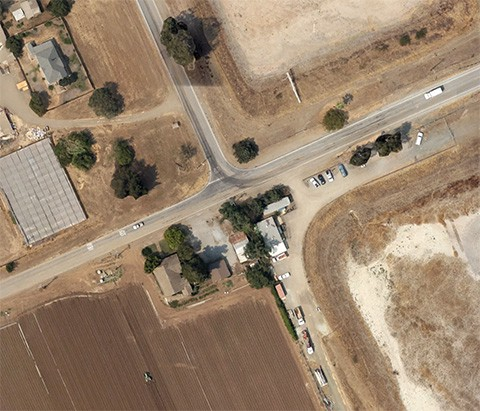
#> input picture assets/img_train1.jpg, 480 x 411 px, found by its file name
$ jupyter execute image_stitching.ipynb
#> lines starting #> are read from the running program, lines starting #| are printed output that depends on the picture; after the words box and inside, x2 and y2 are one past the last pixel; in counts of white or black regions, pixels touching at a corner belong together
### Note
Before using the stitcher code below kindly import the images in the assets folder provided along

[cell 1]
# Necessary imports

import cv2
import numpy as np
import matplotlib.pyplot as plt
import imageio
import imutils

cv2.ocl.setUseOpenCL(False)

[cell 2]
feature_extractor = 'orb'
feature_matching = 'bf'

[cell 3]
# Default train image link : http://www.ic.unicamp.br/~helio/imagens_registro/foto1A.jpg
trainImg = imageio.imread('img_train1.jpg')
#> trainImg is the input picture: shape (411, 480, 3); mean R, G, B 153.2, 131.9, 109.6
trainImg_gray = cv2.cvtColor(trainImg, cv2.COLOR_RGB2GRAY)
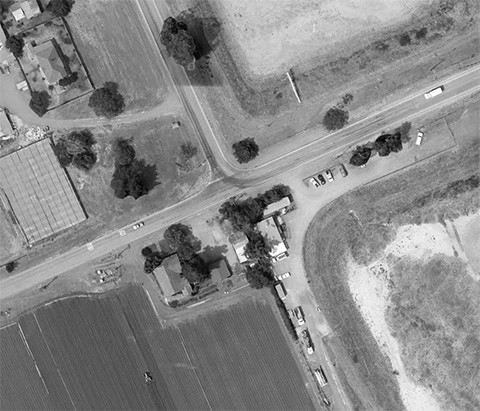
#> trainImg_gray: shape (411, 480); min 0, max 255, mean 135.7

# Default query image link : http://www.ic.unicamp.br/~helio/imagens_registro/foto1B.jpg
queryImg = imageio.imread('img_query1.jpg')
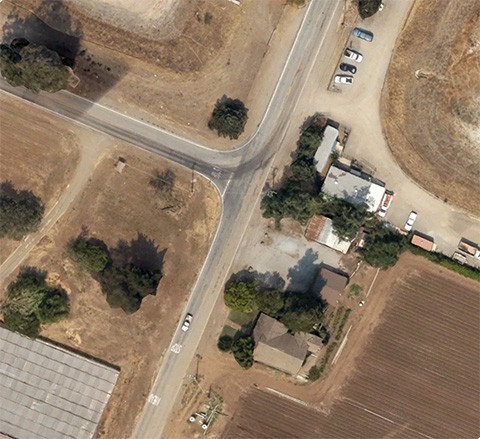
#> input picture assets/img_query1.jpg, 480 x 439 px, found by its file name
#> queryImg is the input picture: shape (439, 480, 3); mean R, G, B 143.9, 124.6, 103.5
queryImg_gray = cv2.cvtColor(queryImg, cv2.COLOR_RGB2GRAY)
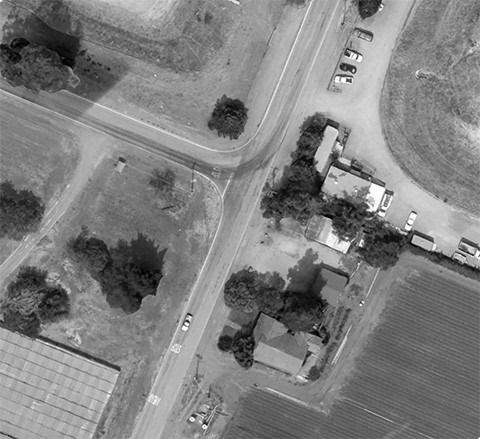
#> queryImg_gray: shape (439, 480); min 0, max 255, mean 128

fig, (ax1, ax2) = plt.subplots(nrows=1, ncols=2, constrained_layout=False, figsize=(16, 9))
ax1.imshow(queryImg, cmap="gray")
ax1.set_xlabel("Query Image", fontsize=14)

ax2.imshow(trainImg, cmap="gray")
ax2.set_xlabel("Train Image (Image to be transformed)", fontsize=14)

plt.show()
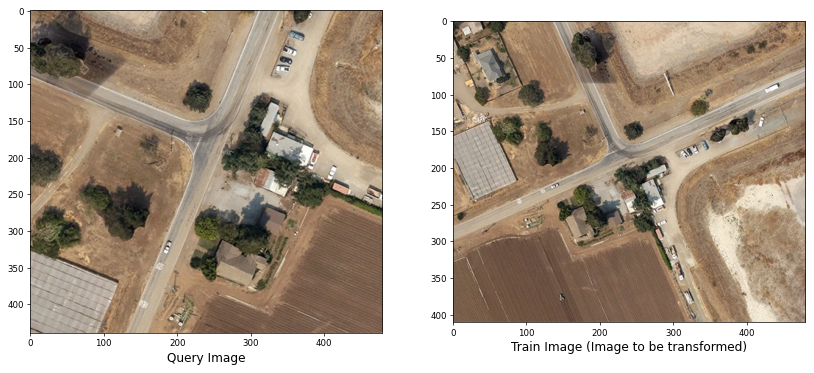
#> figure drawn by matplotlib, 2 panels

[cell 4]
def detect(image, method=None):
#> called with method = 'orb'
  assert method is not None, "No detector supplied"

  if method == "sift":
    descriptor = cv2.xfeatures2d.SIFT_create()
  elif method == "surf":
    descriptor = cv2.xfeatures2d.SURF_create()
  elif method == "brisk":
    descriptor = cv2.BRISK_create()
  elif method == "orb":
    descriptor = cv2.ORB_create()


  (kps, features) = descriptor.detectAndCompute(image, None)
#> kps = 500 keypoints; strongest (x, y, size): (275, 258, 31), (440, 89, 31), (287, 198, 31), (270, 253, 31)
  return (kps, features)

[cell 5]
kpsA, featuresA = detect(trainImg_gray, method=feature_extractor)
#> kpsA has the same summary as kps in detect
kpsB, featuresB = detect(queryImg_gray, method=feature_extractor)
#> in detect (call 2), `(kps, features) = descriptor.detectAndCompute(image, None)`: kps = 500 keypoints; strongest (x, y, size): (186, 323, 31), (355, 54, 31), (353, 70, 31), (351, 54, 31)
#> kpsB has the same summary as kps in detect

[cell 6]
fig, (ax1, ax2) = plt.subplots(nrows=1, ncols=2, figsize=(20, 8), constrained_layout=False)
ax1.imshow(cv2.drawKeypoints(trainImg_gray, kpsA, None, color=(0, 255, 0)))
ax1.set_xlabel("(a)", fontsize=14)
ax2.imshow(cv2.drawKeypoints(queryImg_gray, kpsB, None, color=(0, 255, 0)))
ax2.set_xlabel("(b)", fontsize=14)

plt.show()
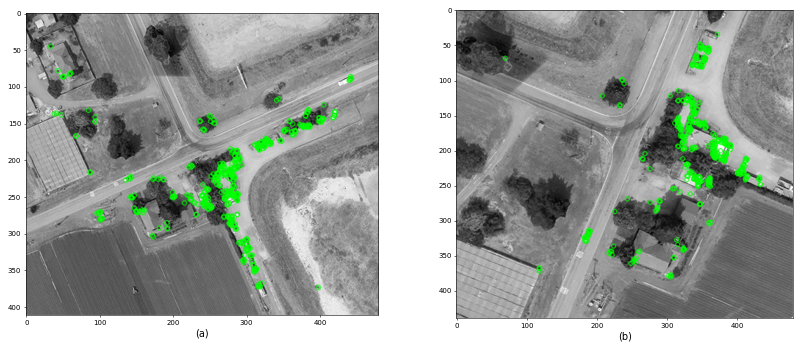
#> figure drawn by matplotlib, 2 panels

[cell 7]
def createMatcher(method, crossCheck):
  if method == "sift" or method == "surf":
    bf = cv2.BFMatcher(cv2.NORM_L2, crossCheck=crossCheck)
  elif method == 'orb' or method == 'brisk':
    bf = cv2.BFMatcher(cv2.NORM_HAMMING, crossCheck=crossCheck)

  return bf

[cell 8]
def matchKeyPointsBF(featuresA, featuresB, method):
#> called with method = 'orb'
  bf = createMatcher(method, crossCheck=True)

  best_matches = bf.match(featuresA, featuresB)
#> best_matches = 189 matches

  rawMatches = sorted(best_matches, key=lambda x: x.distance)
#> rawMatches = 189 matches
  print("Raw matches (Brute force): ", len(rawMatches))
#| Raw matches (Brute force):  189
  return rawMatches

[cell 9]
def matchKeyPointsKNN(featuresA, featuresB, ratio, method):
  bf = createMatcher(method, crossCheck=False)

  rawMatches = bf.knnMatch(featuresA, featuresB, 2)
  print("Raw matches (knn): ", len(rawMatches))
  matches = []

  for m, n in rawMatches:
    if m.distance < n.distance * ratio:
      matches.append(m)
  return matches

[cell 10]
print(f"Using: {feature_matching} feature matcher")

fig = plt.figure(figsize=(20, 8))

if feature_matching == 'bf':
  matches = matchKeyPointsBF(featuresA, featuresB, method=feature_extractor)
#> matches = 189 matches
  img3 = cv2.drawMatches(trainImg, kpsA, queryImg, kpsB, matches[:100],
                         None, flags=cv2.DrawMatchesFlags_NOT_DRAW_SINGLE_POINTS)
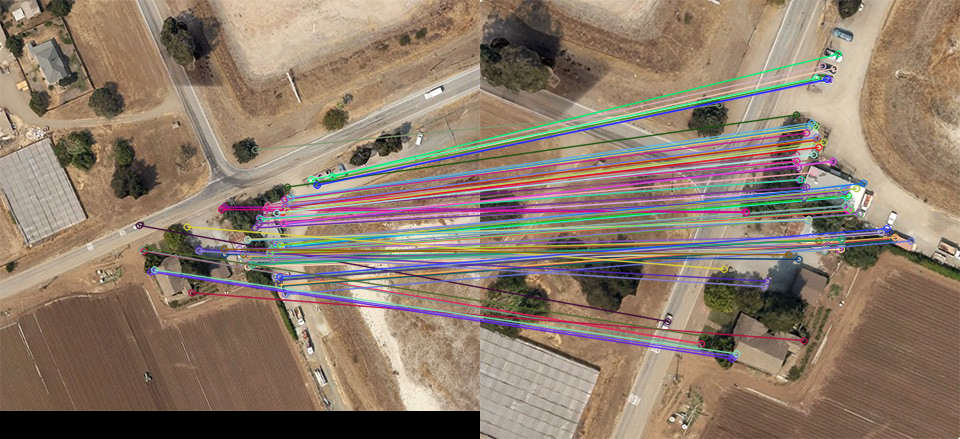
#> img3: shape (439, 960, 3); mean R, G, B 141.7, 123.5, 107.1

elif feature_matching == 'knn':
  matches = matchKeyPointsKNN(featuresA, featuresB, ratio = 0.75, method=feature_extractor)
  img3 = cv2.drawMatches(trainImg, kpsA, queryImg, kpsB, np.random.choice(matches, 100),
                         None, flags=cv2.DrawMatchesFlags_NOT_DRAW_SINGLE_POINTS)

plt.imshow(img3)
plt.show()

[cell 11]
def getHomography(kpsA, kpsB, featuresA, featuresB, matches, reprojThresh):
#> called with reprojThresh = 4
  kpsA = np.float32([kp.pt for kp in kpsA])
#> kpsA = 500 pairs, first value 33 to 442, second value 45 to 373
  kpsB = np.float32([kp.pt for kp in kpsB])
#> kpsB = 500 pairs, first value 69.6 to 433.2, second value 34 to 380.4

  if len(matches) > 4:
    ptsA = np.float32([kpsA[m.queryIdx] for m in matches])
#> ptsA = 189 pairs, first value 33 to 440, second value 45 to 372
    ptsB = np.float32([kpsB[m.trainIdx] for m in matches])
#> ptsB = 189 pairs, first value 118.8 to 430.6, second value 34 to 378.4

    (H, status) = cv2.findHomography(ptsA, ptsB, cv2.RANSAC, reprojThresh)
#> H = [[1.2, 1.17, -237.2], [-1.12, 1.22, 210.7], [3.85e-05, 0.000118, 1]]; status = 189 values, max 1 at index 0, min 0 at index 14, mean 0.783

    return (matches, H, status)

  else:
    return None

[cell 12]
M = getHomography(kpsA, kpsB, featuresA, featuresB, matches, reprojThresh = 4)
#> M = 3 matches
if M is None:
  print("Error!")
(matches, H, status) = M
print(H)
#| [[ 1.20349455e+00  1.17308293e+00 -2.37204007e+02]
#|  [-1.11912374e+00  1.22109841e+00  2.10737003e+02]
#|  [ 3.85414538e-05  1.18480835e-04  1.00000000e+00]]

[cell 13]
width = trainImg.shape[1] + queryImg.shape[1]
#> width = 960
height = trainImg.shape[0] + queryImg.shape[0]
#> height = 850

result = cv2.warpPerspective(trainImg, H, (width, height))
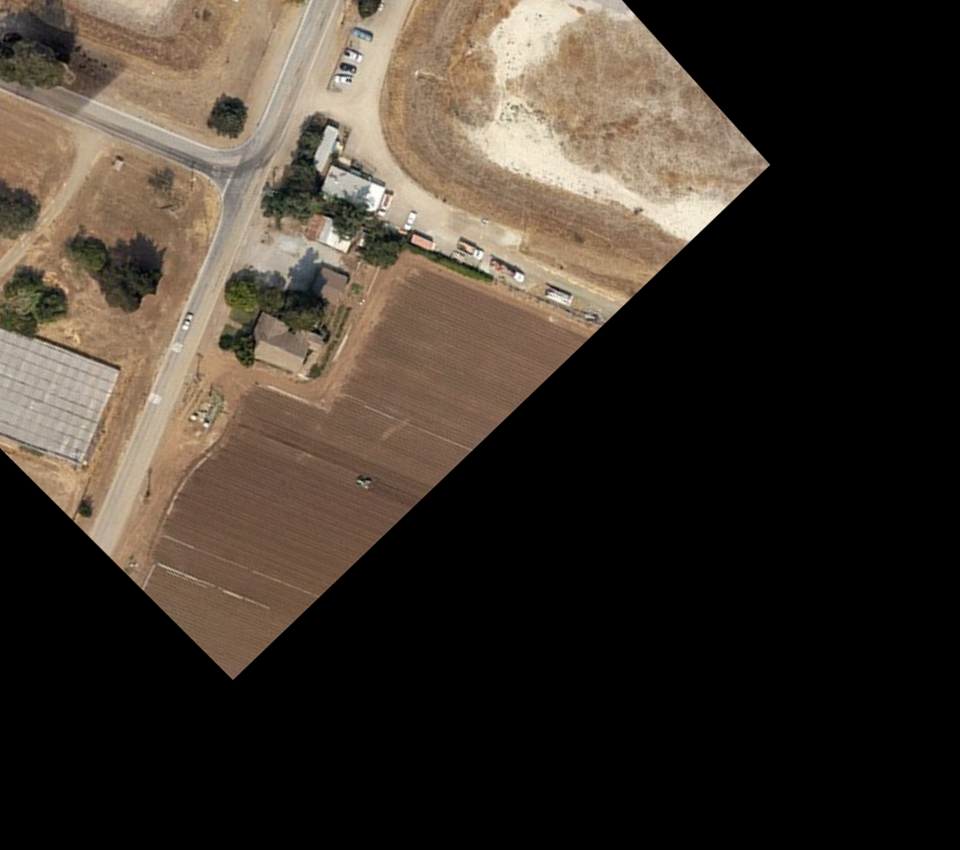
#> result: shape (850, 960, 3); mean R, G, B 62.7, 53.8, 44.5
result[0: queryImg.shape[0], 0: queryImg.shape[1]] = queryImg

plt.figure(figsize=(20, 10))
plt.imshow(result)

plt.axis('off')
plt.show()

[cell 14]
gray = cv2.cvtColor(result, cv2.COLOR_BGR2GRAY)
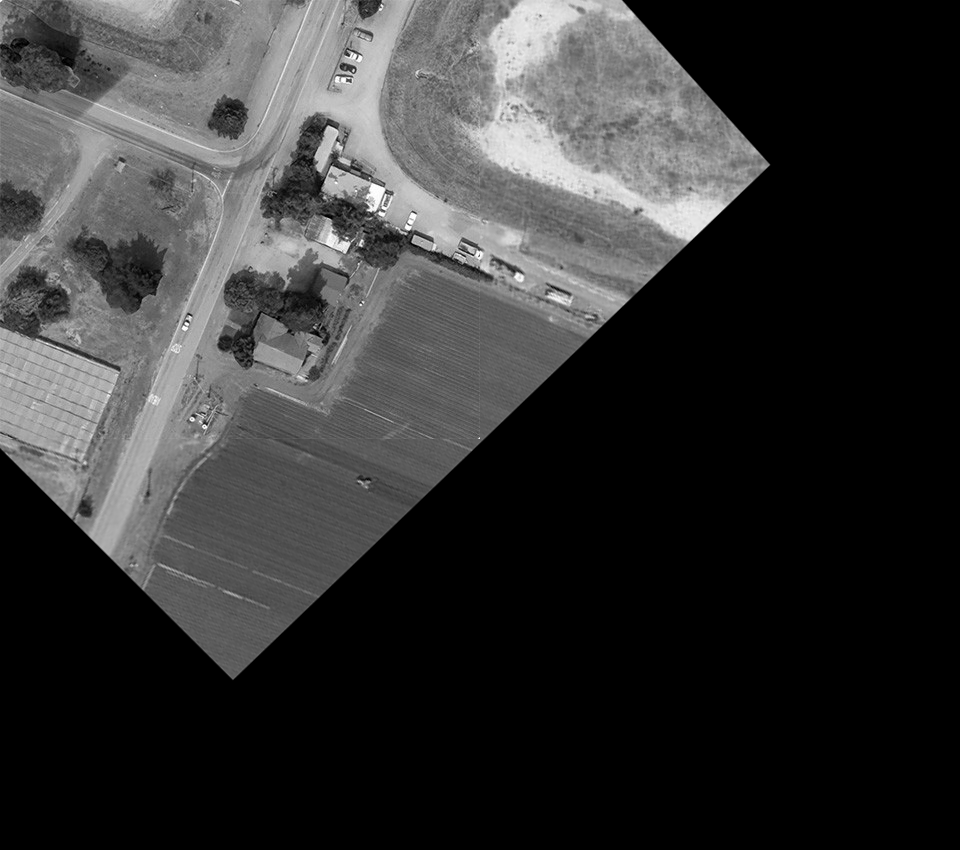
#> gray: shape (850, 960); min 0, max 255, mean 52.1
thresh = cv2.threshold(gray, 0, 255, cv2.THRESH_BINARY)[1]
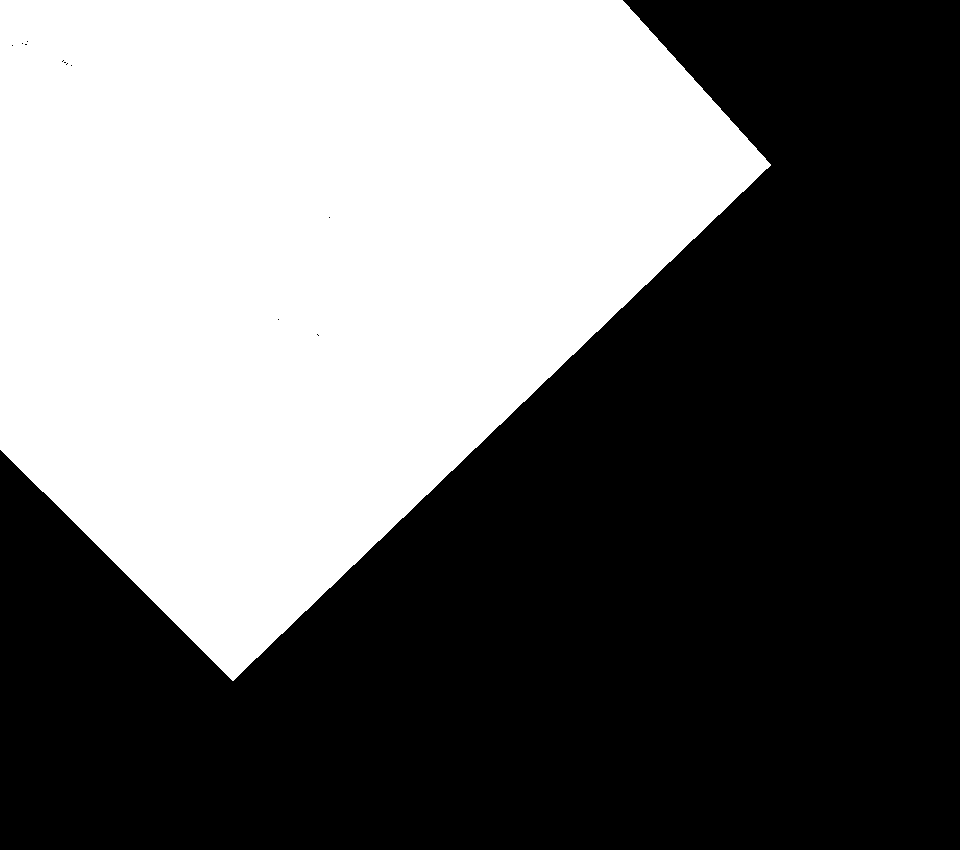
#> thresh: shape (850, 960); 42.5% white; 1 white region

cnts = cv2.findContours(thresh.copy(), cv2.RETR_EXTERNAL, cv2.CHAIN_APPROX_SIMPLE)
#> cnts = 1 contour; box (x1, y1, x2, y2) and area: (0, 0, 771, 681) 346114
cnts = imutils.grab_contours(cnts)

c = max(cnts, key = cv2.contourArea)
#> c = contour of 85 points, box (x1, y1, x2, y2) (0, 0, 771, 681), area 346114

(x, y, w, h) = cv2.boundingRect(c)
#> x = 0; y = 0; w = 771; h = 681

result = result[y:y+h, x:x+w]
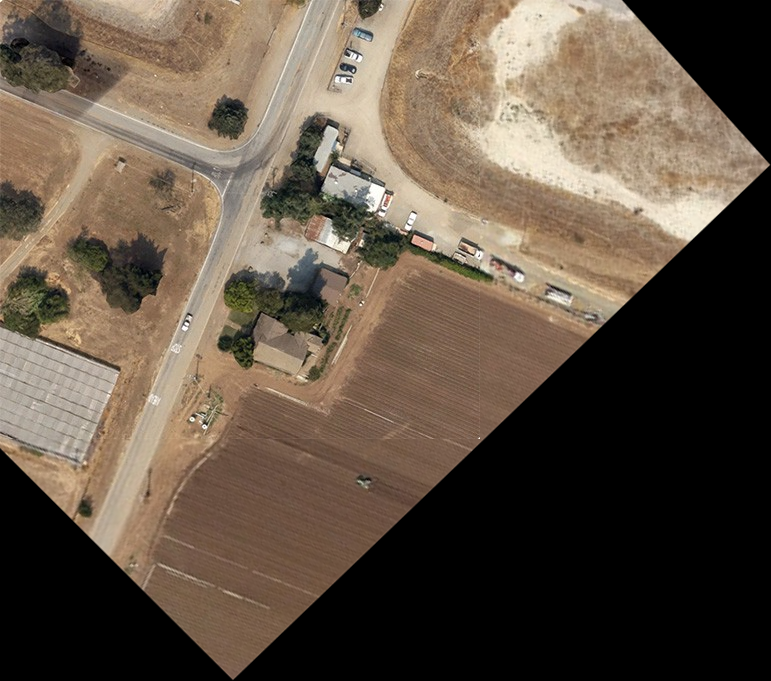
#> result: shape (681, 771, 3); mean R, G, B 97.6, 83.6, 69.3
plt.figure(figsize=(20, 10))
plt.imshow(result, cmap="gray")
